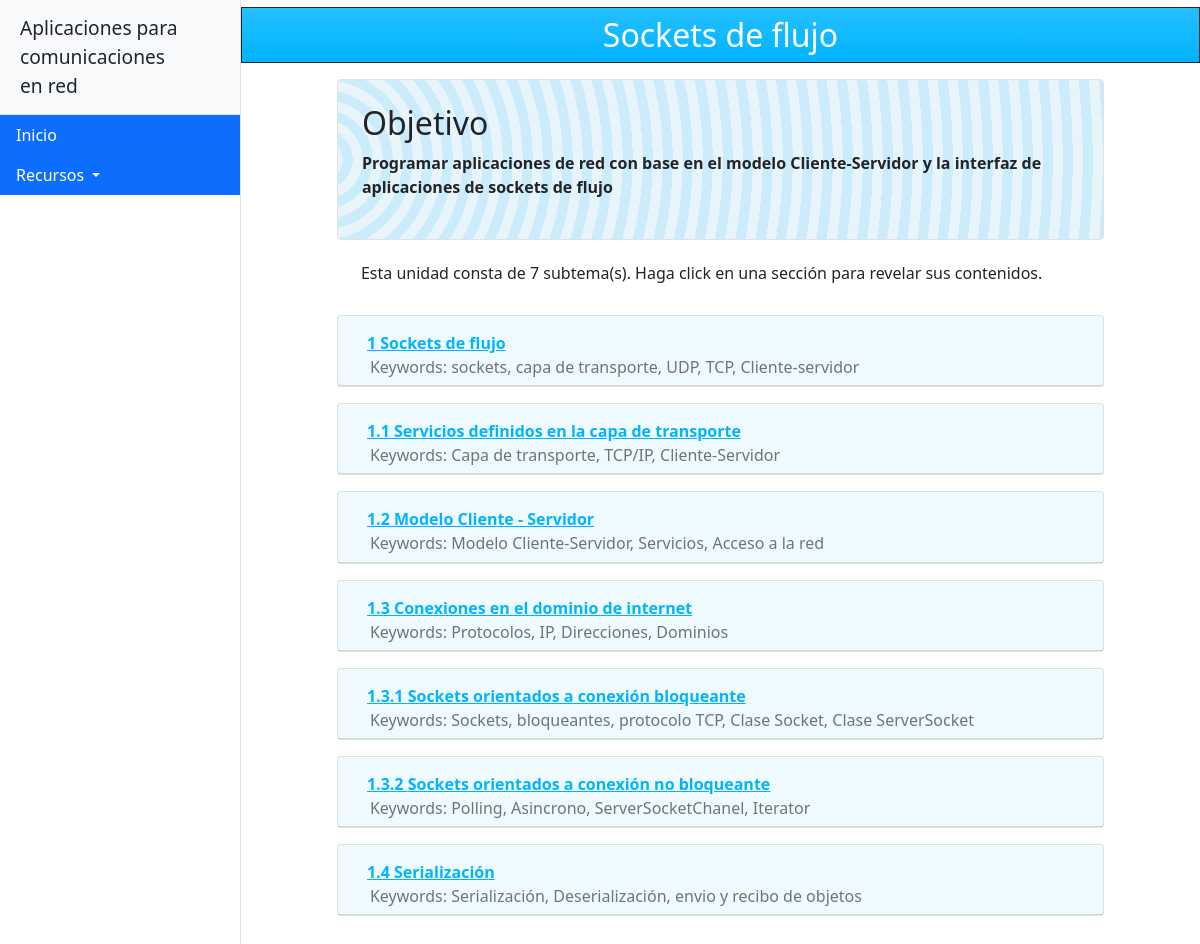
Before: /1/ with the older database file.
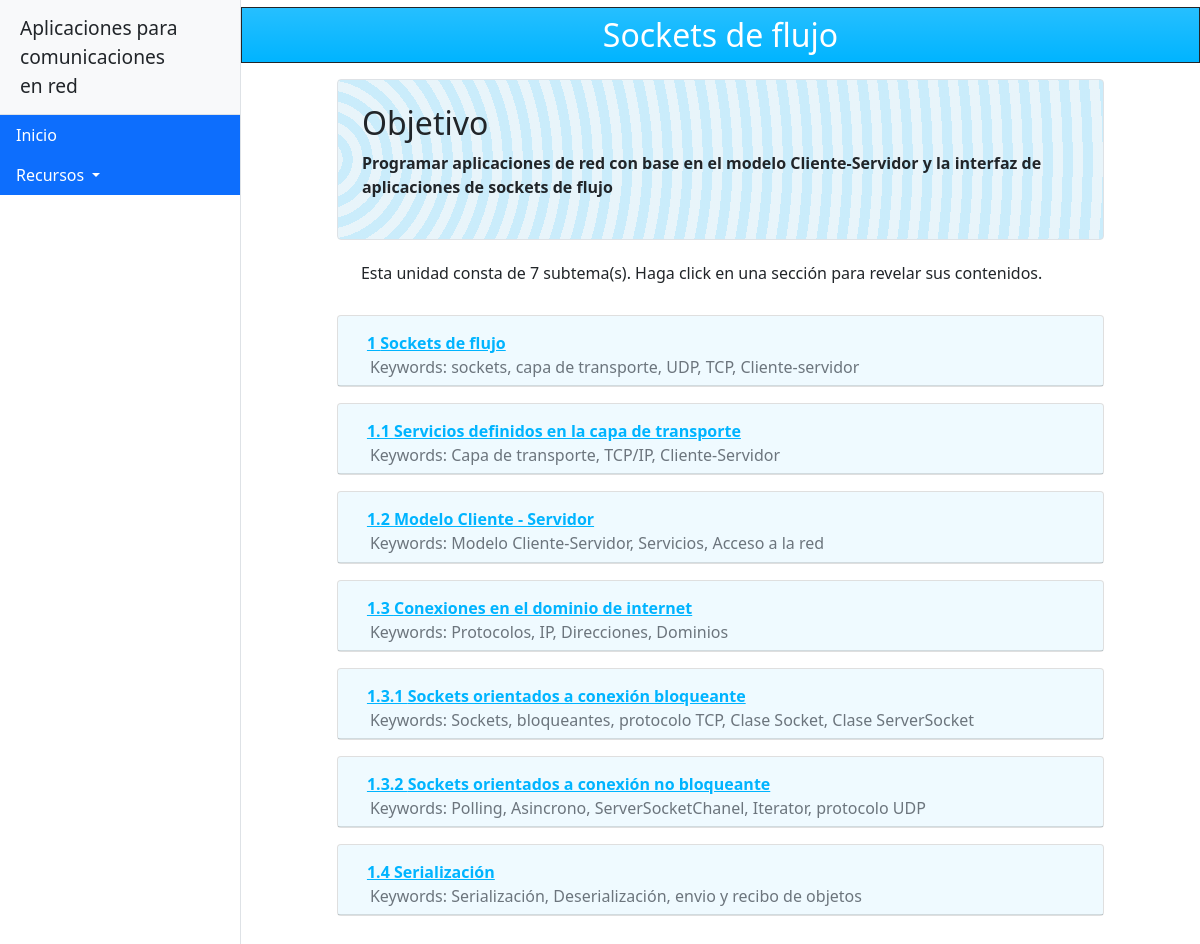
After: the same page with the newer database file.
### gestion/models.py (models this page shows, shortened)
class BaseUnit(models.Model):
    class Meta:
        abstract = True
    name = models.CharField(
        max_length=50, help_text="Nombre de la unidad.", verbose_name="Nombre de la unidad"
    )
    order = models.PositiveIntegerField(
        unique=True, help_text="Índice de la unidad (usado para ordenar cada unidad).", verbose_name="Índice"
    )

class SubUnit(BaseUnit):
    class Meta:
        ordering = ("order",)
    parent = models.ForeignKey(
        Unit,
        on_delete=models.CASCADE,
        related_name="SubUnit",
        help_text="Sección padre de esta subunidad.",
        verbose_name="Sección padre",
    )
    contents = HTMLField(help_text="Contenidos de esta subunidad.")
    keywords = models.TextField(
        max_length=1000, help_text="Palabras clave (opcionales).", blank=True, null=True
    )
    order_as_str = models.CharField(
        max_length=10,
        unique=True,
        help_text="Índice a mostrar en el sitio (Ej: 1.2.3).",
        verbose_name="Índice (temario)",
    )

### gestion/views.py (the view)
# urls.py: path("<int:order>/", views.unit, name="unit"),
def unit(request, order: int):
    if this_unit := Unit.objects.filter(order=order).first():
        return render(
            request,
            "unit.html",
            context={
                "this_unit": this_unit,
                "units": Unit.objects.all(),
                "subunits": SubUnit.objects.filter(parent=this_unit),
            },
        )
    raise Http404()

### gestion/templates/unit.html (shortened to what this page needs)
{% extends 'base.html' %}
{% block content %}
	<div style="padding-top: 7px;">
        <div class="text-white text-center mx-auto p-2 bg-gradient border border-dark" style="background-color: {{ this_unit.header_color }};">
			<h2 style="margin-bottom: 0"> {{this_unit.name}}</h2>
        </div>
        <div class="col col-md-10 p-3 mx-auto">
            <div class="bg-light p-4 rounded border border_acccent soft_accent">
                <h2 id="objetivo">Objetivo</h2>
                <p class="font-weight-bold">
                	{{ this_unit.goal }}
                </p>
            </div>
            <div class="p-4">
                <h6>Esta unidad consta de {{ subunits | length}} subtema(s). Haga click en una sección para revelar sus contenidos.</h6>
            </div>
            <div>
                {% for item in subunits %}
                    <div class="card mb-3">
                        <div class="card-header softer_accent" id="heading_{{item.order}}">
                                <button class="btn btn-link font-weight-bold" data-toggle="collapse" data-target="#collapse_{{item.order}}"
                                    aria-expanded="true" aria-controls="collapse_{{item.order}}">
                                    {{item.order_as_str}} {{item.name}}
                                </button>
                                {% if item.keywords %}
                                    <h6 class="card-subtitle ml-3 text-muted">Keywords: {{ item.keywords }}</h6>
                                {% endif %}
                        </div>
                    </div>
                {% endfor %}
            </div>
        </div>
    </div>
{% endblock %}

Changed rows visible on the page:
changed SubUnit "Sockets orientados a conexión no bloqueante": keywords "Polling, Asincrono, ServerSocketChanel, Iterator" → "Polling, Asincrono, ServerSocketChanel, Iterator, protocolo UDP"
